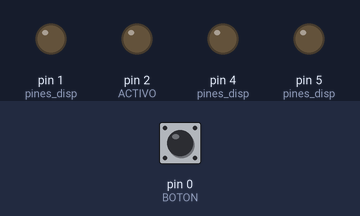
Simulated run of this sketch. Board: Arduino Uno, built with avr-gcc and run on an emulated ATmega328P. On the bench: output pins drawn as LEDs (lit = HIGH). Dashed ring = blinking. The inputs (shaded band) are chosen by the test bench; at power-on: pin 0 (BOTON) HIGH.

Above: at 1.2 s.
1.3 s: pin 0 (BOTON) pulled LOW for 0.15 s
At 2.2 s:
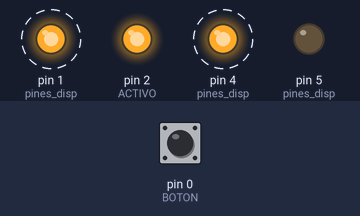
At 5.04 s:
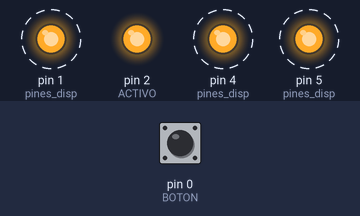
Timing chart, 0 to 13.3 s (numbered marks = the images above; inputs shaded):
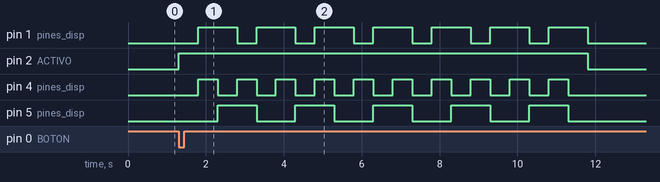

The sketch:

BlinkVector_v-0-0-0.ino
```cpp
#include <vector>
#define BOTON 0
#define ACTIVO 2
using namespace std;

struct blink
{
    const uint16_t tiempoON;    //ms
    const uint16_t tiempoOFF;   //ms
    const uint8_t repeticiones; //veces
    const uint8_t pin;          //pin de salida

    uint16_t tiempo;
    uint16_t contador;
};

uint8_t pines_disp[4] = {5, 4, 1, 16};

vector<blink> leds = {
    {1000, 1000, 5, 5, 0, 0},
    {500, 500, 10, 4, 0, 0},
    {1000, 500, 7, 1, 0, 0},
};

void setup()
{
    pinMode(BOTON, INPUT);
    pinMode(ACTIVO, OUTPUT);

    for (uint8_t i = 0; i < leds.size(); i++)
    {
        pinMode(leds[i].pin, OUTPUT);
    }

    digitalWrite(ACTIVO, 0);
}

void loop()
{
    if (digitalRead(ACTIVO) == 0)
    {
        for (uint8_t i = 0; i < leds.size(); i++)
        {
            leds[i].contador = 0;
            leds[i].tiempo = millis();
        }
        if (digitalRead(BOTON) == 0)
        {
            digitalWrite(ACTIVO, 1);
        }
    }
    else
    {

        bool ind1 = true;
        bool ind2 = true;
        for (uint8_t i = 0; i < leds.size(); i++)
        {
            ind1 = blinkear_p(&leds[i]);
            ind2 = (ind2 && ind1);
        }
        digitalWrite(ACTIVO, !(ind2));
    }
}

void blinkear(struct blink *b)
{
    for (uint8_t i = 0; i < b->repeticiones; i++)
    {
        digitalWrite(b->pin, 1);
        delay(b->tiempoON);
        digitalWrite(b->pin, 0);
        delay(b->tiempoOFF);
    }
}

bool blinkear_p(struct blink *b)
{
    Serial.println(b->repeticiones);
    if (b->contador == b->repeticiones)
        return true; //Acabo el blink

    uint16_t dt = millis() - (b->tiempo);

    if (digitalRead(b->pin) == 1)
    {
        if (dt >= b->tiempoON)
        {
            b->tiempo = millis();
            digitalWrite(b->pin, 0);
            b->contador++;
        }
    }
    else
    {
        if (dt >= b->tiempoOFF)
        {
            b->tiempo = millis();
            digitalWrite(b->pin, 1);
        }
    }
    return false;
}
```

Measured:
- after the input at 1.3 s, pin 1 (pines_disp): alternates HIGH for 1.0 s and LOW for 0.50 s, starting after 0.50 s; pin 2 (ACTIVO): LOW → HIGH at once, → LOW 10.5 s later
